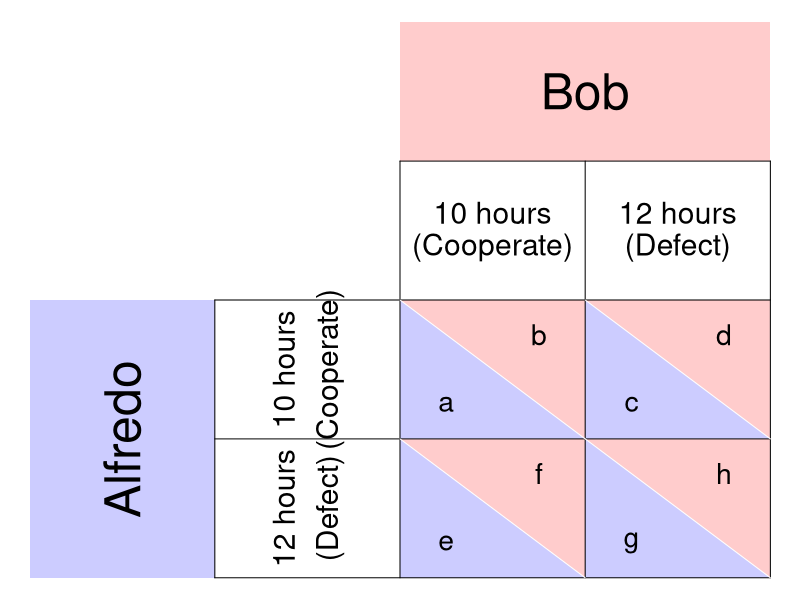

Recreate this plot in R.
require(ggplot2)
require(shape)
pdf(file = "society/matrix_fishermen_general_nosoln2.pdf", width = 9, height = 7)

par(mar =  c(0, 0, 0, 0))
xlims <- c(0, 8)
ylims <- c(0, 8)

#TextSizes
PlayerSize <- 3
StratSize <- 1.8
PayoffSize <- 1.7
p1fadelevel <- 0.2
p2fadelevel <- 0.2

#Payoffs are listed as c("NW", "SW", "NE", "SE")

#Considerations for Player 1
P1Name <- c("Alfredo")
P1Strat <- c("10 hours", "12 hours")
P1Strat2 <- c("(Cooperate)", "(Defect)")
P1Payoffs <- c("a", "e", "c", "g")
P1BR1 <- c("SW") #Must be NW or SW - the BR prints accordingly. 
P1BR2 <- c("SE") #Must be NE or SE - the BR prints accordingly. 
P1bestsize <- 2.5 #Adjusts size of point indicating best response of P1
#NW = (5, 3); SW = (5,1); NE = (7, 3); SE = (7, 1)

#Considerations for Player 2
P2Name <- c("Bob")
P2Strat <- c("10 hours", "12 hours")
P2Strat2 <- c("(Cooperate)", "(Defect)")
P2Payoffs <- c("b", "f", "d", "h")
P2BR1 <- c("NE") #Must be NW or SW - the BR prints accordingly. 
P2BR2 <- c("SE") #Must be NE or SE - the BR prints accordingly. 
P2bestsize <- 4 #Adjusts size of circle indicating best response of P1

plot(0, 0, xlim = xlims, ylim = ylims, type = "n",
     xlab = expression(""),
     ylab = expression(""),
     xaxt = "n", 
     yaxt = "n", 
     cex.lab = 2, 
     bty = "n")



#Color and label for Player 1 and their strategies
polygon(c(0,0,2,2,0), c(0,4,4,0,0), col=rgb(0, 0, 1, p1fadelevel), density=NULL, border = NA)
text(1, 2, P1Name[1], srt = 90, cex = PlayerSize)

text(2.75, 3, P1Strat[1], cex = StratSize, srt = 90)
text(3.25, 3, P1Strat2[1], cex = StratSize, srt = 90)
text(2.75, 1, P1Strat[2], cex = StratSize, srt = 90)
text(3.25, 1, P1Strat2[2], cex = StratSize, srt = 90)


#Color and label for Player 2
polygon(c(4,4,8,8,4), c(8,6,6,8,8), col=rgb(1, 0, 0, p2fadelevel), density=NULL, border = NA)
text(6, 7, P2Name[1], cex = PlayerSize)

text(5, 5.25, P2Strat[1], cex = StratSize)
text(5, 4.75, P2Strat2[1], cex = StratSize)
text(7, 5.25, P2Strat[2], cex = StratSize)
text(7, 4.75, P2Strat2[2], cex = StratSize)

#NorthWest cell 
#P1
polygon(c(4,4,6,4), c(4,2,2,4), col=rgb(0, 0, 1, p1fadelevel), density=NULL, border = NA)
#P2
polygon(c(4,6,6,4), c(4,4,2,4), col=rgb(1, 0, 0, p2fadelevel), density=NULL, border = NA)

#P1
text(4.5, 2.5, P1Payoffs[1], cex = PayoffSize)
#P2
text(5.5, 3.5, P2Payoffs[1], cex = PayoffSize)

#SouthWest cell  
#P1
polygon(c(4,4,6,4), c(2,0,0,2), col=rgb(0, 0, 1, p1fadelevel), density=NULL, border = NA)
#P2
polygon(c(4,6,6,4), c(2,2,0,2), col=rgb(1, 0, 0, p2fadelevel), density=NULL, border = NA)

#P1
text(4.5, 0.5, P1Payoffs[2], cex = PayoffSize)
#P2
text(5.5, 1.5, P2Payoffs[2], cex = PayoffSize)


#NorthEast cell 
#P1
polygon(c(6,6,8,6), c(4,2,2,4), col=rgb(0, 0, 1, p1fadelevel), density=NULL, border = NA)
#P2
polygon(c(6,8,8,6), c(4,4,2,4), col=rgb(1, 0, 0, p2fadelevel), density=NULL, border = NA)
#P1
text(6.5, 2.5, P1Payoffs[3], cex = PayoffSize)
#P2
text(7.5, 3.5, P2Payoffs[3], cex = PayoffSize)

#SouthEast cell 
#P1
polygon(c(6,6,8,6), c(2,0,0,2), col=rgb(0, 0, 1, p1fadelevel), density=NULL, border = NA)
#P2
polygon(c(6,8,8,6), c(2,2,0,2), col=rgb(1, 0, 0, p2fadelevel), density=NULL, border = NA)
#P1
text(6.5, 0.5, P1Payoffs[4], cex = PayoffSize)
#P2
text(7.5, 1.5, P2Payoffs[4], cex = PayoffSize)


#Lines for the Table
segments(8, 0, 8, 6, lty = 1, col = "black")
segments(4, 6, 8, 6, lty = 1, col = "black")
segments(2, 0, 2, 4, lty = 1, col = "black")
segments(2, 0, 8, 0, lty = 1, col = "black")
segments(2, 4, 8, 4, lty = 1, col = "black")
segments(4, 0, 4, 6, lty = 1, col = "black")
segments(2, 2, 8, 2, lty = 1, col = "black")
segments(6, 0, 6, 6, lty = 1, col = "black")

#Diagonals
#NW
segments(4, 4, 6, 2, lty = 1, col = "white")
#NE
segments(6, 4, 8, 2, lty = 1, col = "white")
#SW
segments(4, 2, 6, 0, lty = 1, col = "white")
#Se
segments(6, 2, 8, 0, lty = 1, col = "white")

# 
# #Best responses 
# #P1 
# if (P1BR1[1] == "NW"){
#   points(5, 3, pch = 16, col = "black", cex = P1bestsize)
# } else{points(5, 1, pch = 16, col = "black", cex = P1bestsize)
# }
# 
# if (P1BR2[1] == "NE"){
#   points(7, 3, pch = 16, col = "black", cex = P1bestsize)
# } else{points(7, 1, pch = 16, col = "black", cex = P1bestsize)
# }
# 
# 
# #P2
# if (P2BR1[1] == "NW"){
#   points(5, 3, pch = 1, col = "black", cex = P2bestsize)
# } else{points(7, 3, pch = 1, col = "black", cex = P2bestsize)
# }
# 
# if (P2BR2[1] == "SW"){
#   points(5, 1, pch = 1, col = "black", cex = P2bestsize)
# } else{points(7, 1, pch = 1, col = "black", cex = P2bestsize)
# }

dev.off()
